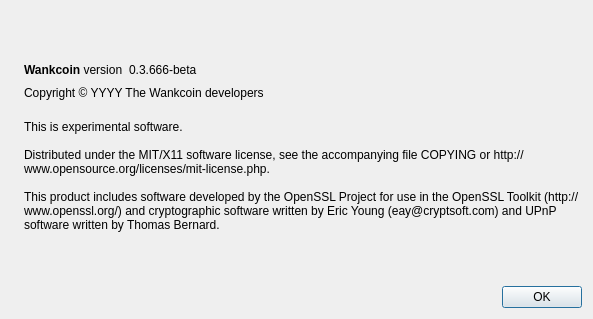
<?xml version="1.0" encoding="UTF-8"?>
<ui version="4.0">
 <class>AboutDialog</class>
 <widget class="QDialog" name="AboutDialog">
  <property name="geometry">
   <rect>
    <x>0</x>
    <y>0</y>
    <width>593</width>
    <height>319</height>
   </rect>
  </property>
  <property name="windowTitle">
   <string>About Wankcoin</string>
  </property>
  <layout class="QHBoxLayout" name="horizontalLayout_2">
   <item>
    <widget class="QLabel" name="label_4">
     <property name="sizePolicy">
      <sizepolicy hsizetype="Preferred" vsizetype="Ignored">
       <horstretch>0</horstretch>
       <verstretch>0</verstretch>
      </sizepolicy>
     </property>
     <property name="pixmap">
      <pixmap resource="../bitcoin.qrc">:/images/about</pixmap>
     </property>
    </widget>
   </item>
   <item>
    <layout class="QVBoxLayout" name="verticalLayout_2">
     <item>
      <spacer name="verticalSpacer_2">
       <property name="orientation">
        <enum>Qt::Vertical</enum>
       </property>
       <property name="sizeHint" stdset="0">
        <size>
         <width>20</width>
         <height>40</height>
        </size>
       </property>
      </spacer>
     </item>
     <item>
      <layout class="QHBoxLayout" name="horizontalLayout">
       <item>
        <widget class="QLabel" name="label">
         <property name="cursor">
          <cursorShape>IBeamCursor</cursorShape>
         </property>
         <property name="text">
          <string>&lt;b&gt;Wankcoin&lt;/b&gt; version</string>
         </property>
         <property name="textInteractionFlags">
          <set>Qt::LinksAccessibleByMouse|Qt::TextSelectableByKeyboard|Qt::TextSelectableByMouse</set>
         </property>
        </widget>
       </item>
       <item>
        <widget class="QLabel" name="versionLabel">
         <property name="cursor">
          <cursorShape>IBeamCursor</cursorShape>
         </property>
         <property name="text">
          <string notr="true">0.3.666-beta</string>
         </property>
         <property name="textInteractionFlags">
          <set>Qt::LinksAccessibleByMouse|Qt::TextSelectableByKeyboard|Qt::TextSelectableByMouse</set>
         </property>
        </widget>
       </item>
       <item>
        <spacer name="horizontalSpacer">
         <property name="orientation">
          <enum>Qt::Horizontal</enum>
         </property>
         <property name="sizeHint" stdset="0">
          <size>
           <width>40</width>
           <height>20</height>
          </size>
         </property>
        </spacer>
       </item>
      </layout>
     </item>
     <item>
      <widget class="QLabel" name="copyrightLabel">
       <property name="cursor">
        <cursorShape>IBeamCursor</cursorShape>
       </property>
       <property name="text">
        <string notr="true">Copyright &amp;copy; YYYY The Wankcoin developers</string>
       </property>
       <property name="textFormat">
        <enum>Qt::RichText</enum>
       </property>
       <property name="textInteractionFlags">
        <set>Qt::LinksAccessibleByMouse|Qt::TextSelectableByKeyboard|Qt::TextSelectableByMouse</set>
       </property>
      </widget>
     </item>
     <item>
      <widget class="QLabel" name="label_2">
       <property name="cursor">
        <cursorShape>IBeamCursor</cursorShape>
       </property>
       <property name="text">
        <string>
This is experimental software.

Distributed under the MIT/X11 software license, see the accompanying file COPYING or http://www.opensource.org/licenses/mit-license.php.

This product includes software developed by the OpenSSL Project for use in the OpenSSL Toolkit (http://www.openssl.org/) and cryptographic software written by Eric Young (eay@cryptsoft.com) and UPnP software written by Thomas Bernard.</string>
       </property>
       <property name="wordWrap">
        <bool>true</bool>
       </property>
       <property name="textInteractionFlags">
        <set>Qt::LinksAccessibleByMouse|Qt::TextSelectableByKeyboard|Qt::TextSelectableByMouse</set>
       </property>
      </widget>
     </item>
     <item>
      <spacer name="verticalSpacer">
       <property name="orientation">
        <enum>Qt::Vertical</enum>
       </property>
       <property name="sizeHint" stdset="0">
        <size>
         <width>20</width>
         <height>40</height>
        </size>
       </property>
      </spacer>
     </item>
     <item>
      <widget class="QDialogButtonBox" name="buttonBox">
       <property name="orientation">
        <enum>Qt::Horizontal</enum>
       </property>
       <property name="standardButtons">
        <set>QDialogButtonBox::Ok</set>
       </property>
      </widget>
     </item>
    </layout>
   </item>
  </layout>
 </widget>
 <resources>
  <include location="../bitcoin.qrc"/>
 </resources>
 <connections>
  <connection>
   <sender>buttonBox</sender>
   <signal>accepted()</signal>
   <receiver>AboutDialog</receiver>
   <slot>accept()</slot>
   <hints>
    <hint type="sourcelabel">
     <x>360</x>
     <y>308</y>
    </hint>
    <hint type="destinationlabel">
     <x>157</x>
     <y>274</y>
    </hint>
   </hints>
  </connection>
  <connection>
   <sender>buttonBox</sender>
   <signal>rejected()</signal>
   <receiver>AboutDialog</receiver>
   <slot>reject()</slot>
   <hints>
    <hint type="sourcelabel">
     <x>428</x>
     <y>308</y>
    </hint>
    <hint type="destinationlabel">
     <x>286</x>
     <y>274</y>
    </hint>
   </hints>
  </connection>
 </connections>
</ui>
